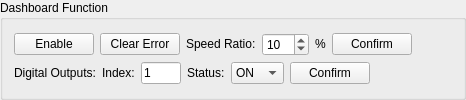
      <widget class="QGroupBox" name="boxDashboard">
       <property name="title">
        <string>Dashboard Function</string>
       </property>
       <layout class="QGridLayout" name="gridLayout_2">
        <item row="0" column="0">
         <layout class="QVBoxLayout" name="verticalLayout_2">
          <item>
           <layout class="QHBoxLayout" name="horizontalLayout_3">
            <item>
             <widget class="QPushButton" name="btnEnable">
              <property name="text">
               <string>Enable</string>
              </property>
             </widget>
            </item>
            <item>
             <widget class="QPushButton" name="clearError">
              <property name="text">
               <string>Clear Error</string>
              </property>
             </widget>
            </item>
            <item>
             <widget class="QLabel" name="label_5">
              <property name="sizePolicy">
               <sizepolicy hsizetype="Preferred" vsizetype="Fixed">
                <horstretch>0</horstretch>
                <verstretch>0</verstretch>
               </sizepolicy>
              </property>
              <property name="text">
               <string>Speed Ratio:</string>
              </property>
             </widget>
            </item>
            <item>
             <widget class="QSpinBox" name="spinBox">
              <property name="minimum">
               <number>1</number>
              </property>
              <property name="maximum">
               <number>100</number>
              </property>
              <property name="value">
               <number>10</number>
              </property>
             </widget>
            </item>
            <item>
             <widget class="QLabel" name="label_6">
              <property name="sizePolicy">
               <sizepolicy hsizetype="Preferred" vsizetype="Fixed">
                <horstretch>0</horstretch>
                <verstretch>0</verstretch>
               </sizepolicy>
              </property>
              <property name="text">
               <string>%</string>
              </property>
             </widget>
            </item>
            <item>
             <widget class="QPushButton" name="btnConfirmSpeed">
              <property name="text">
               <string>Confirm</string>
              </property>
             </widget>
            </item>
            <item>
             <spacer name="horizontalSpacer_2">
              <property name="orientation">
               <enum>Qt::Horizontal</enum>
              </property>
              <property name="sizeHint" stdset="0">
               <size>
                <width>40</width>
                <height>20</height>
               </size>
              </property>
             </spacer>
            </item>
           </layout>
          </item>
          <item>
           <layout class="QHBoxLayout" name="horizontalLayout_4">
            <item>
             <widget class="QLabel" name="label_7">
              <property name="sizePolicy">
               <sizepolicy hsizetype="Fixed" vsizetype="Fixed">
                <horstretch>0</horstretch>
                <verstretch>0</verstretch>
               </sizepolicy>
              </property>
              <property name="text">
               <string>Digital Outputs:</string>
              </property>
             </widget>
            </item>
            <item>
             <widget class="QLabel" name="label_8">
              <property name="sizePolicy">
               <sizepolicy hsizetype="Fixed" vsizetype="Fixed">
                <horstretch>0</horstretch>
                <verstretch>0</verstretch>
               </sizepolicy>
              </property>
              <property name="text">
               <string>Index:</string>
              </property>
             </widget>
            </item>
            <item>
             <widget class="QLineEdit" name="editIndex">
              <property name="sizePolicy">
               <sizepolicy hsizetype="Fixed" vsizetype="Fixed">
                <horstretch>0</horstretch>
                <verstretch>0</verstretch>
               </sizepolicy>
              </property>
              <property name="maximumSize">
               <size>
                <width>40</width>
                <height>16777215</height>
               </size>
              </property>
              <property name="text">
               <string>1</string>
              </property>
             </widget>
            </item>
            <item>
             <widget class="QLabel" name="label_9">
              <property name="sizePolicy">
               <sizepolicy hsizetype="Fixed" vsizetype="Fixed">
                <horstretch>0</horstretch>
                <verstretch>0</verstretch>
               </sizepolicy>
              </property>
              <property name="text">
               <string>Status:</string>
              </property>
             </widget>
            </item>
            <item>
             <widget class="QComboBox" name="comboBoxStatus">
              <property name="sizePolicy">
               <sizepolicy hsizetype="Preferred" vsizetype="Fixed">
                <horstretch>0</horstretch>
                <verstretch>0</verstretch>
               </sizepolicy>
              </property>
              <item>
               <property name="text">
                <string>ON</string>
               </property>
              </item>
              <item>
               <property name="text">
                <string>OFF</string>
               </property>
              </item>
             </widget>
            </item>
            <item>
             <widget class="QPushButton" name="btnConfirmDO">
              <property name="sizePolicy">
               <sizepolicy hsizetype="Fixed" vsizetype="Fixed">
                <horstretch>0</horstretch>
                <verstretch>0</verstretch>
               </sizepolicy>
              </property>
              <property name="text">
               <string>Confirm</string>
              </property>
             </widget>
            </item>
            <item>
             <spacer name="horizontalSpacer_3">
              <property name="orientation">
               <enum>Qt::Horizontal</enum>
              </property>
              <property name="sizeHint" stdset="0">
               <size>
                <width>40</width>
                <height>20</height>
               </size>
              </property>
             </spacer>
            </item>
           </layout>
          </item>
         </layout>
        </item>
       </layout>
      </widget>
